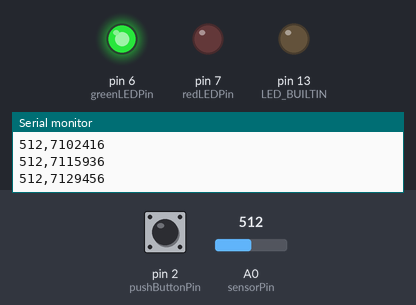
Recording of a sketch running on a simulated Arduino Uno, built with avr-gcc and run on an emulated ATmega328P. Shown: output pins drawn as LEDs (lit = HIGH), the last lines printed to the serial monitor. Dashed ring = blinking. The inputs (shaded band) are chosen by the test bench; at power-on: pin 2 (pushButtonPin) HIGH, A0 (sensorPin) = 512. Storage starts empty.

Above: at 7.2 s.
7.3 s: pin 2 (pushButtonPin) pulled LOW for 0.15 s
At 8.7 s:
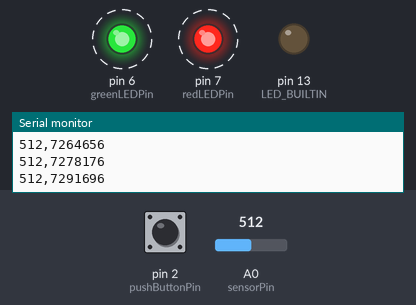
10.4 s: A0 (sensorPin) set to 981
11.9 s: A0 (sensorPin) set to 1009
14.9 s: pin 2 (pushButtonPin) pulled LOW for 1 s
At 18.2 s:
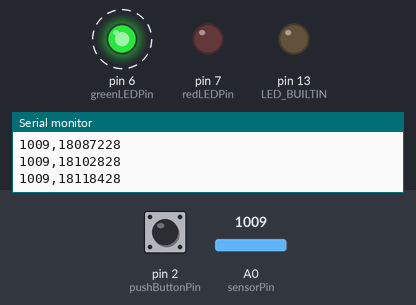
18.9 s: pin 2 (pushButtonPin) pulled LOW for 3.2 s
At 19.2 s:
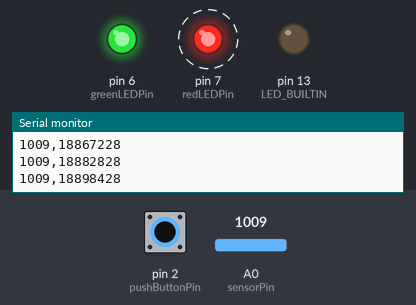
Timing chart, 0 to 23.4 s (numbered marks = the images above; inputs shaded):
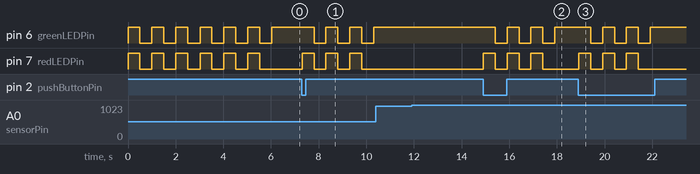

Measured:
- after the input at 7.3 s, pin 6 (greenLEDPin): alternates HIGH for 0.50 s and LOW for 0.50 s, starting after 0.51 s; pin 7 (redLEDPin): alternates HIGH for 0.50 s and LOW for 0.50 s, starting at once
- after the input at 14.9 s, pin 6 (greenLEDPin): alternates HIGH for 0.50 s and LOW for 0.50 s, starting after 0.51 s; pin 7 (redLEDPin): alternates HIGH for 0.50 s and LOW for 0.50 s, 6 changes in all, then stays LOW, starting at once
- after the input at 18.9 s, pin 6 (greenLEDPin): alternates HIGH for 0.50 s and LOW for 0.50 s, 6 changes in all, then stays HIGH, starting after 0.52 s; pin 7 (redLEDPin): alternates HIGH for 0.50 s and LOW for 0.50 s, 6 changes in all, then stays LOW, starting at once

The sketch:

switchCode.ino
```cpp
/*
  Creep test mechanical switch
*/

int sensorPin = A0;   // select the input pin for the potentiometer
int sensorValue = 0;  // variable to store the value coming from the sensor
int pushButtonPin = 2; //digital pin 2 has a push button connected
bool flagNewFile = 0; // this flags whether a new file needs to be created

//LED pin
const int greenLEDPin = 6;
const int redLEDPin = 7;

#include <SPI.h>
#include <SD.h>
const int chipSelect = 4;
unsigned long time;

// variable to store next available file name
int file = 0;
char fileString[12];

void setup() {
  // declare the ledPin as an OUTPUT:
  Serial.begin(9600);
  pinMode(LED_BUILTIN, OUTPUT);
  pinMode(greenLEDPin, OUTPUT);
  pinMode(redLEDPin, OUTPUT);

  //Blink both red and green LEDs
  blinkThreeDualLED(greenLEDPin, redLEDPin);

  //configure pin 2 as an input and enable the internal pull-up resistor and interrupt
  pinMode(pushButtonPin, INPUT_PULLUP);
  attachInterrupt(digitalPinToInterrupt(pushButtonPin), button_ISR, FALLING);

  // see if the card is present and can be initialized:
  while (!SD.begin(chipSelect)) {
    Serial.println("Card failed, or not present");
    // don't do anything more:
    blinkThreeSingleLED(redLEDPin);
  }

  // cREATE NEW FILE
  createNewFile();
  blinkThreeDualLED(greenLEDPin, redLEDPin);
  digitalWrite(greenLEDPin, HIGH);
}

void loop() {
  //First check if push button was pressed, so a new file needs to be created
  if (flagNewFile == 1) {
    digitalWrite(greenLEDPin, LOW);
    createNewFile();
    blinkThreeDualLED(greenLEDPin, redLEDPin);
    flagNewFile = 0;
    digitalWrite(greenLEDPin, HIGH);
  //If not, perform the usual loop
  } else {
    // make a string for assembling the data to log:
    String dataString = "";
    // read the value from the sensor:
    sensorValue = analogRead(sensorPin);
    time = micros();
    // construct the String variable to store in SD card
    dataString += String(sensorValue);
    dataString += ",";
    dataString += String(time);

    // open the file. note that only one file can be open at a time,
    // so you have to close this one before opening another.
    File dataFile = SD.open(fileString, FILE_WRITE);

    // if the file is available, write to it:
    if (dataFile) {
      dataFile.println(dataString);
      dataFile.close();
      // print to the serial port too:
      Serial.println(dataString);
    }
    // if the file isn't open, pop up an error:
    else {
      blinkThreeSingleLED(redLEDPin);
      Serial.println("error opening datalog.txt");
    }
  }
}

void createNewFile(){
  // Obtain the next available file name
  sprintf(fileString, "%02d.txt", file);
  do {
    file = file + 1;
    sprintf(fileString, "%02d.txt", file);
  } while (SD.exists(fileString));
}

void button_ISR()
{
  flagNewFile = 1;
}

void blinkThreeDualLED(int LED1, int LED2) {
  digitalWrite(LED1, HIGH);  // turn the LED on (HIGH is the voltage level)
  digitalWrite(LED2, HIGH);  // turn the LED on (HIGH is the voltage level)
  delay(500);                      // wait for a second
  digitalWrite(LED1, LOW);   // turn the LED off by making the voltage LOW
  digitalWrite(LED2, LOW);   // turn the LED off by making the voltage LOW
  delay(500);                      // wait for a second
  digitalWrite(LED1, HIGH);  // turn the LED on (HIGH is the voltage level)
  digitalWrite(LED2, HIGH);  // turn the LED on (HIGH is the voltage level)
  delay(500);                      // wait for a second
  digitalWrite(LED1, LOW);   // turn the LED off by making the voltage LOW
  digitalWrite(LED2, LOW);   // turn the LED off by making the voltage LOW
  delay(500);
  digitalWrite(LED1, HIGH);  // turn the LED on (HIGH is the voltage level)
  digitalWrite(LED2, HIGH);  // turn the LED on (HIGH is the voltage level)
  delay(500);                      // wait for a second
  digitalWrite(LED1, LOW);   // turn the LED off by making the voltage LOW
  digitalWrite(LED2, LOW);   // turn the LED off by making the voltage LOW
  delay(500);
}

void blinkThreeSingleLED(int LED) {
  digitalWrite(LED, HIGH);  // turn the LED on (HIGH is the voltage level)
  delay(500);                      // wait for a second
  digitalWrite(LED, LOW);   // turn the LED off by making the voltage LOW
  delay(500);                      // wait for a second
  digitalWrite(LED, HIGH);  // turn the LED on (HIGH is the voltage level)
  delay(500);                      // wait for a second
  digitalWrite(LED, LOW);   // turn the LED off by making the voltage LOW
  delay(500);
  digitalWrite(LED, HIGH);  // turn the LED on (HIGH is the voltage level)
  delay(500);                      // wait for a second
  digitalWrite(LED, LOW);   // turn the LED off by making the voltage LOW
  delay(500);
}
```
